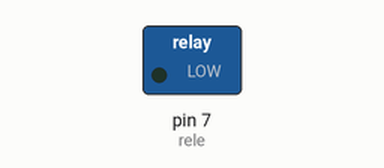
Bench run of a sketch on a simulated Arduino Uno, built with avr-gcc and run on an emulated ATmega328P. Parts: switched loads named in the sketch (green lamp = pin HIGH).

Above: at 1.5 s.
At 3.5 s:
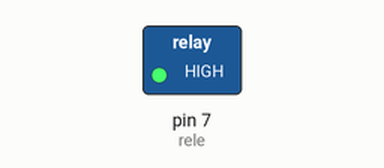
Timing chart, 0 to 5.2 s (numbered marks = the images above):
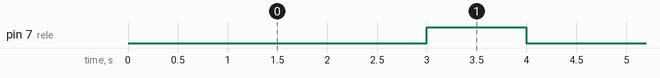

The sketch:

sketch_rele.ino
```cpp
//Autora: Pamela Fialho
//Data: 28/07/2020
//Função: ativar um rele periodicamente

int rele = 7;

void setup() {
  pinMode(rele, OUTPUT);
}

void loop() {
  digitalWrite(rele, LOW);
  delay(3000); //tempo do rele ligado (em ms)
  digitalWrite(rele, HIGH);
  delay(1000); //tempo do rele desligado (em ms)
}
```

Measured:
- by itself, pin 7 (rele): alternates HIGH for 1.0 s and LOW for 3.0 s
